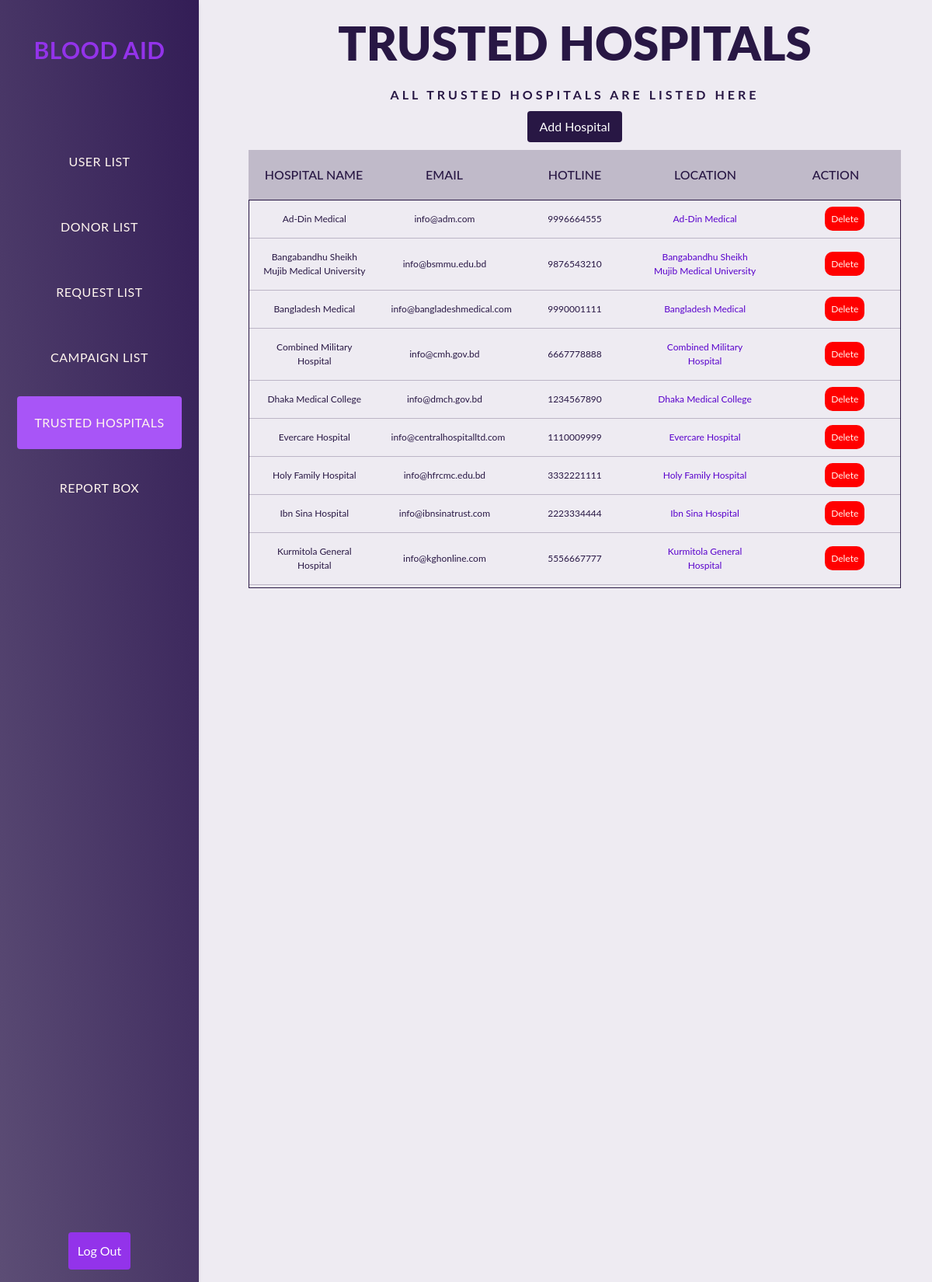
The page /admin/hospitals on the database as committed earlier.
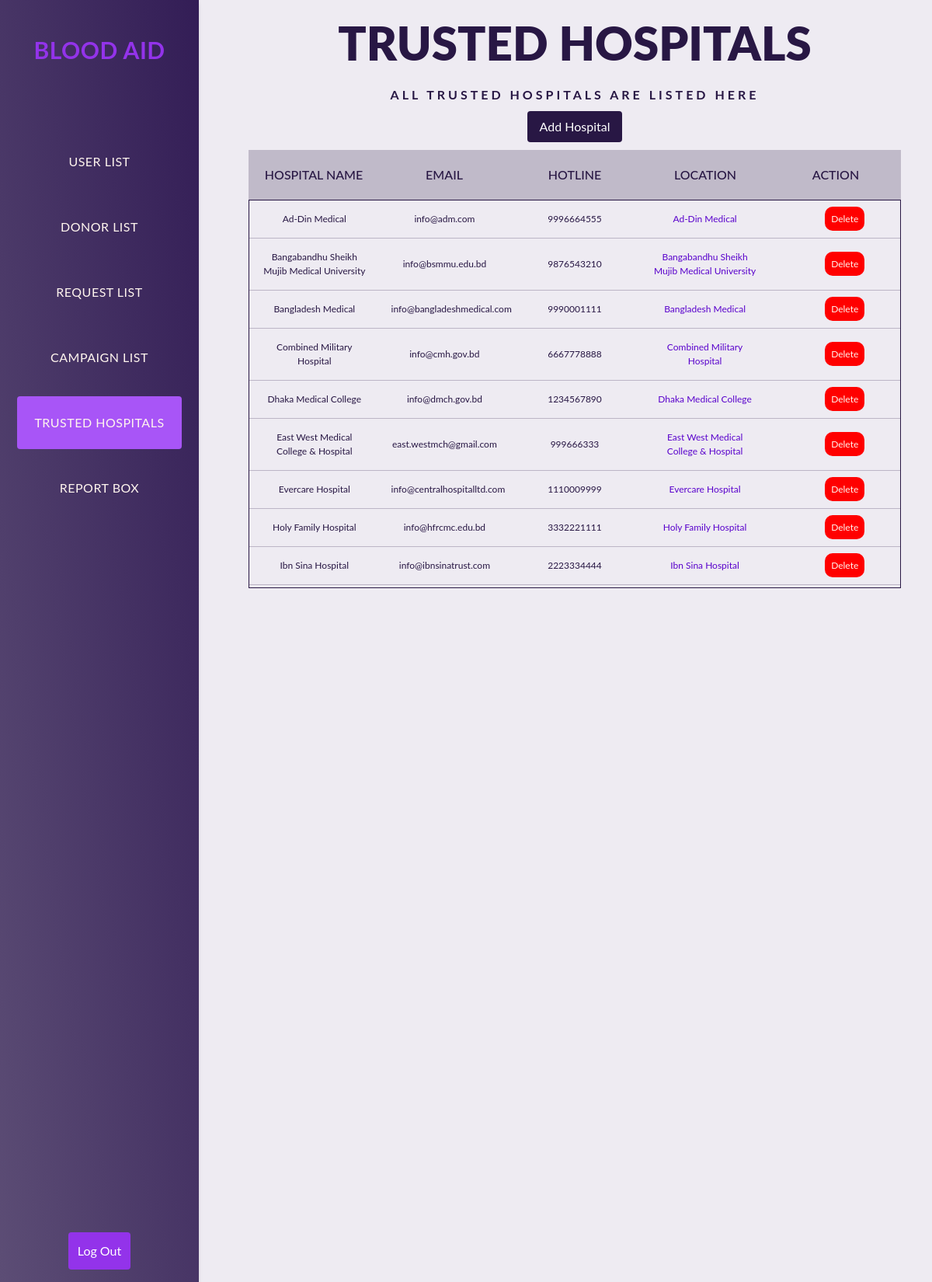
The same page on the database as committed later.
### tables this page shows
CREATE TABLE `trusted_hospitals` (`hospital_name`, `hospital_mail`, `hotline`, `location`);

### views.py (the view, shortened to what this page needs)
def admin_hospitals():
    hospitals = get_trusted_hospitals()
    return render_template('admin_trusted_hospitals.html', hospitals=hospitals)

### models.py (called while the page is built)
def get_trusted_hospitals():
    conn = sqlite3.connect(DB_PATH)
    cursor = conn.cursor()
    cursor.execute("""
        SELECT hospital_name, hospital_mail, hotline, location
        FROM trusted_hospitals
        ORDER BY hospital_name ASC
    """)
    hospitals = cursor.fetchall()
    conn.close()
    return [{'name': row[0], 'email': row[1], 'hotline': row[2], 'location': row[3]} for row in hospitals]

### templates/admin_trusted_hospitals.html (shortened to what this page needs)
<!DOCTYPE html>
<html lang="en">
<head>
    <link rel="stylesheet" type="text/css" href="{{ url_for('static', filename='css/admin_view.css') }}">
    <script src="https://cdn.tailwindcss.com"></script>
</head>
<body>
    <div id="page_wrapper">
        {% include 'admin_navbar.html' %}
        <main>
            <header>
                <div class="text">
                    <h2 class="head_tran"><span>TRUSTED HOSPITALS</span></h2>
                    <p class="head_head">ALL TRUSTED HOSPITALS ARE LISTED HERE</p>
                </div>
                <div class="text-center">
                    <label for="modal_add_hospital" class="add inline-block text-white px-4 py-2 rounded cursor-pointer">
                        Add Hospital
                    </label>
                </div>
            </header>
            <section class="List">
                <div class="tbl-header">
                    <table>
                        <thead>
                            <tr>
                                <th class="text-center">Hospital Name</th>
                                <th class="text-center">Email</th>
                                <th class="text-center">Hotline</th>
                                <th class="text-center">Location</th>
                                <th class="text-center">Action</th>
                            </tr>
                        </thead>
                    </table>
                </div>
                <div class="tbl-content">
                    <table>
                        <tbody>
                            {% for hospital in hospitals %}
                            <tr>
                                <td class="text-center">{{ hospital.name }}</td>
                                <td class="text-center">{{ hospital.email }}</td>
                                <td class="text-center">{{ hospital.hotline }}</td>
                                <td class="text-center">
                                    <a
                                        href="{{ hospital.location }}"
                                        target="_blank"
                                        class="text-blue-600 hover:underline"
                                    >
                                        {{ hospital.name }}
                                    </a>
                                </td>
                                <td class="pl-10 text-center">
                                    <label for="modal_delete_{{ loop.index }}" class="delete bg-red-500 text-white px-3 py-1 rounded cursor-pointer">
                                        Delete
                                    </label>
                                </td>
                            </tr>
                            {% endfor %}
                        </tbody>
                    </table>
                </div>
            </section>
        </main>
    </div>
</body>
</html>

Rows that differ between the two databases and show on the page:
no longer on this page (row unchanged): trusted_hospitals: name "Kurmitola General Hospital", email "info@kghonline.com", hotline "5556667777"
added trusted_hospitals: name "East West Medical College & Hospital", email "east.westmch@gmail.com", hotline "999666333"
